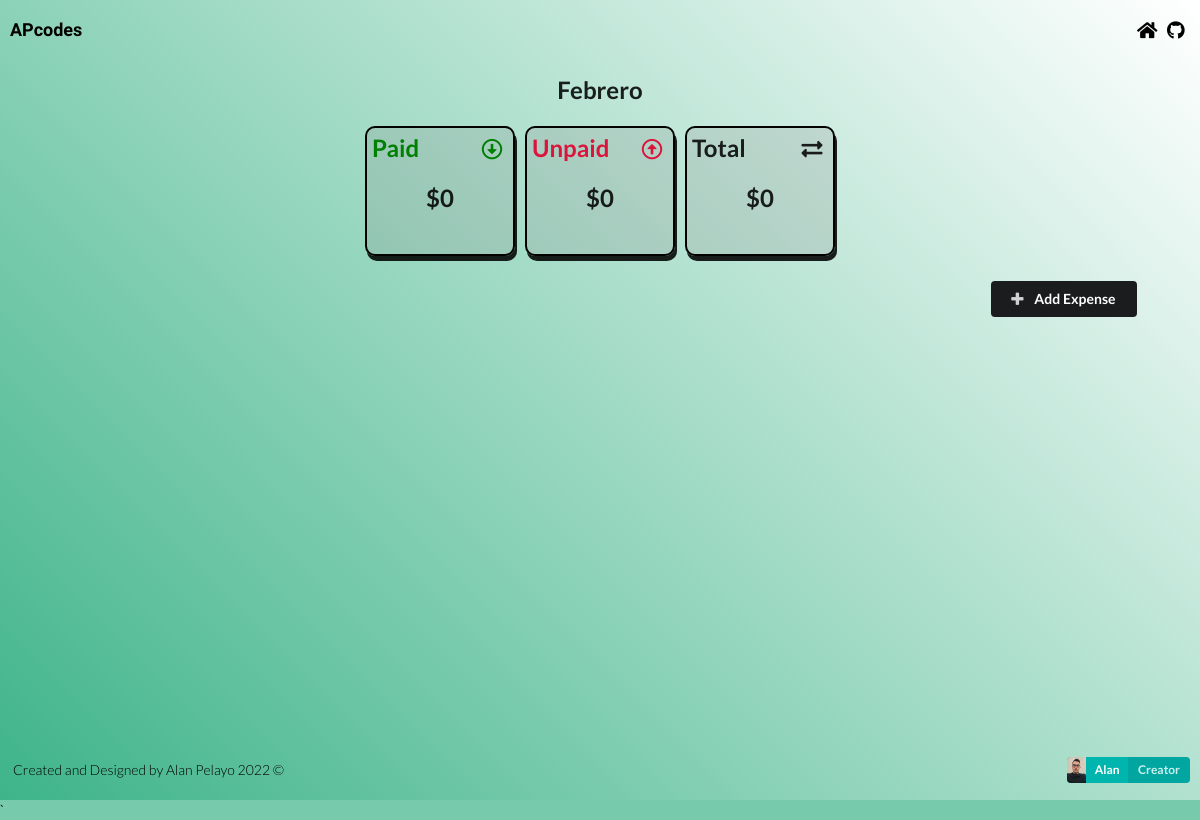
Page /febrero on the committed database.
### expenses/models.py (models this page shows, shortened)
class Project(models.Model):
    name = models.CharField(max_length=100)
    autor = models.CharField(max_length=100, blank=True)
    slug = models.SlugField(max_length=100,unique=True,blank=True)
    pagado = 0
    no_pagado = 0
    total = 0
    def paid(self):
        expense_list = Expense.objects.filter(project=self)
        total_paid = 0
        for expensee in expense_list:
            if expensee.category.name == "Abono":
                total_paid+=expensee.amount
        self.pagado=total_paid
        return total_paid
    def unpaid(self):
        expense_list = Expense.objects.filter(project=self)
        total_unpaid = 0
        for expensee in expense_list:
            if expensee.category.name == "Gasto":
                total_unpaid+=expensee.amount
        self.no_pagado=total_unpaid
        return total_unpaid
    def total(self):
        total = self.pagado-self.no_pagado
        return total

### expenses/views.py (the view, shortened to what this page needs)
# urls.py: path('<slug:project_slug>', views.project_detail, name='detail'),
def project_detail(request,project_slug):
    project = get_object_or_404(Project, slug=project_slug)
    if request.method == 'GET':
        category_list = Category.objects.all()
        expense_ev = project.expenses.exists()
        return render(request,'expenses/project_detail.html',{'project':project, 'expense_list':project.expenses.all(),'expense_ev':expense_ev,'category_list':category_list} )
    elif request.method == 'DELETE':
        id = json.loads(request.body)['id']
        expense = get_object_or_404(Expense, id=id)
        expense.delete()
        return HttpResponse('')
    return HttpResponseRedirect(project_slug)

### expenses/templates/expenses/project_detail.html (shortened to what this page needs)
{% extends 'expenses/base.html' %}
{% block content %}
<section id="project-detail">
    <div class="tit"><h2>{{project.name}}</h2></div>
    <div class="results">
        <div class="space first">
            <div class="text"><h2>Paid</h2> <i class=" arrow alternate circle down outline icon"></i></div>
            <div class="quanty"><h2>${{project.paid}}</h2></div>
        </div>
        <div class="space second ">
            <div class="text"><h2>Unpaid</h2> <i class=" arrow alternate circle up outline icon"></i></div>
            <div class="quanty"><h2>${{project.unpaid}}</h2></div>
        </div>
        <div class="space third">
            <div class="text"><h2>Total</h2> <i class="exchange icon"></i></div>
            <div class="quanty"><h2>${{project.total}}</h2></div>
        </div>
    </div>
    <div class="expenses">
       <div class="row"><button id="trigger" class="ui secondary button"><i class="plus icon"></i> <span class="bold">Add Expense</span> </button>
      </div>
    </div>
</section>
{% endblock content %}

### expenses/static/expenses/css/style.css (style rules this page uses)
body { background-color: rgb(62, 180, 137,.7); }
#project-detail .results { display: flex; flex-direction: row; align-items: center; justify-content:center; flex-wrap: wrap; }
#project-detail .tit { display: flex; align-items: center; justify-content:center; margin: 15px 0; }
#project-detail .space { margin: 5px; min-width: 150px; height: 130px; border-radius: 10px; display: flex; flex-direction: column; border: 2px black solid; background-color:rgb(128, 128, 128,.2); box-shadow: 2px 5px; }
#project-detail .space .text { padding: 5px; }
#project-detail .first .text { color: green; }
#project-detail .second .text { color: crimson; }
#project-detail .text { display: flex; justify-content: space-between; }
#project-detail .text i { margin-top: 7px; font-size: 1.5rem; }
#project-detail .quanty { margin: 0 5px; display: flex; justify-content: center; }
#project-detail .expenses { width: 100%; display: flex; align-items: center; justify-content: center; margin-top: 20px; flex-direction: column; }
#project-detail .expenses .row { display: flex; width: 90%; align-items: center; }
#project-detail .expenses .row:nth-child(1) { justify-content: flex-end; }

### rows in the picture
Project: name "Febrero", paid "0", unpaid "0", total "0"
